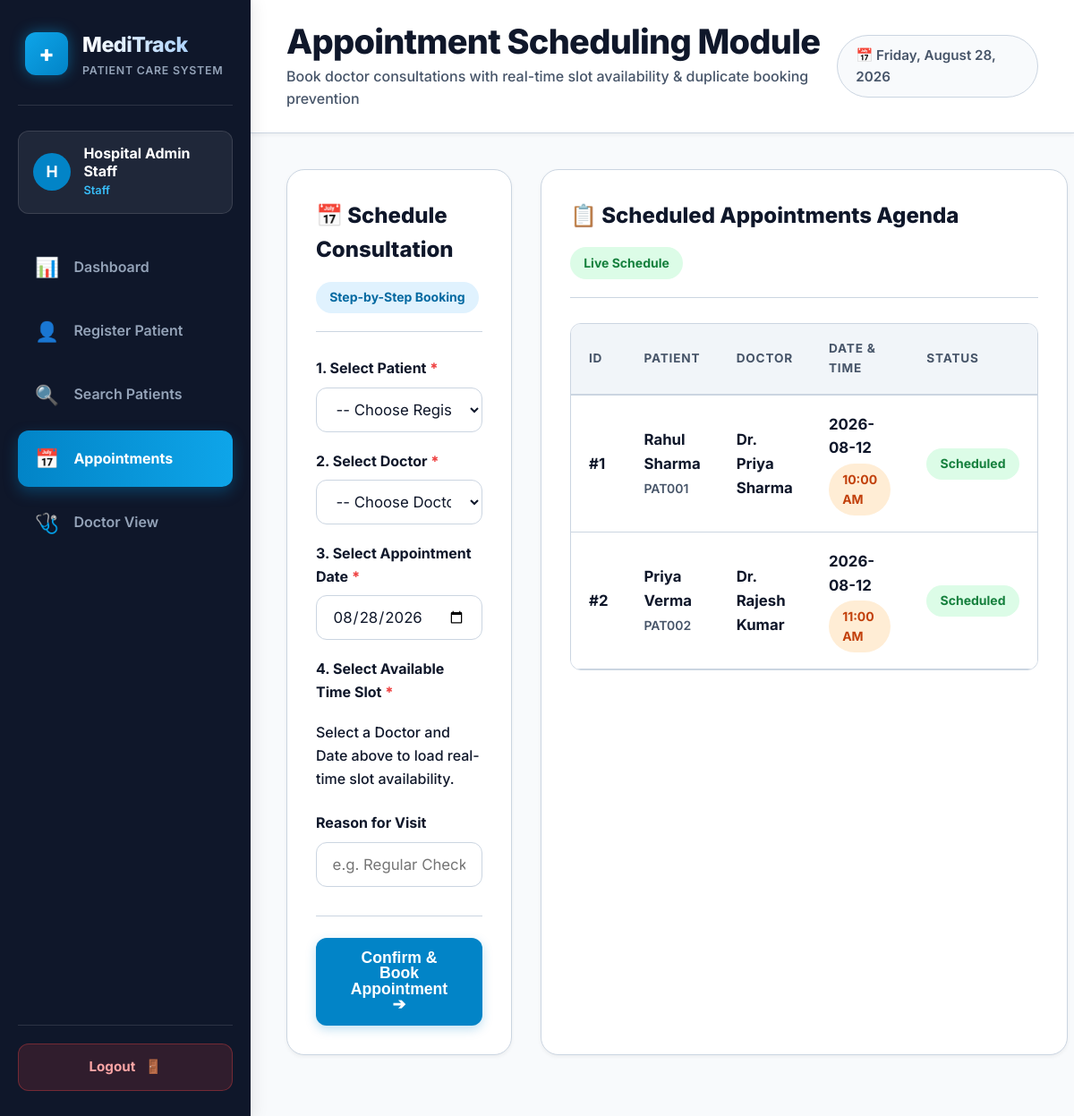
The app's page /appointments (signed in) with its own data.
### tables this page shows
CREATE TABLE appointments (
    appointment_id INTEGER PRIMARY KEY AUTOINCREMENT,
    patient_id TEXT NOT NULL,
    doctor_id TEXT NOT NULL,
    doctor_name TEXT NOT NULL,
    appointment_date TEXT NOT NULL, -- YYYY-MM-DD
    appointment_time TEXT NOT NULL, -- e.g. '09:00 AM'
    reason TEXT DEFAULT 'General Checkup',
    status TEXT NOT NULL DEFAULT 'Scheduled' CHECK(status IN ('Scheduled', 'Completed', 'Cancelled')),
    created_at TIMESTAMP DEFAULT CURRENT_TIMESTAMP,
    FOREIGN KEY (patient_id) REFERENCES patients(patient_id) ON DELETE CASCADE ON UPDATE CASCADE,
    FOREIGN KEY (doctor_id) REFERENCES doctors(doctor_id) ON DELETE CASCADE ON UPDATE CASCADE,
    -- Prevent duplicate bookings for same doctor, date, and time slot
    UNIQUE (doctor_id, appointment_date, appointment_time)
);

CREATE TABLE patients (
    patient_id TEXT PRIMARY KEY, -- e.g. PAT001, PAT002
    full_name TEXT NOT NULL,
    age INTEGER NOT NULL CHECK(age > 0 AND age < 130),
    gender TEXT NOT NULL,
    date_of_birth TEXT NOT NULL,
    phone TEXT NOT NULL,
    email TEXT NOT NULL,
    address TEXT NOT NULL,
    created_at TIMESTAMP DEFAULT CURRENT_TIMESTAMP
);

### app.py (the view, shortened to what this page needs)
@app.route('/appointments', methods=['GET', 'POST'])
@login_required
def appointments():
    conn = get_db()
    cursor = conn.cursor()
    cursor.execute("SELECT patient_id, full_name, phone FROM patients ORDER BY patient_id DESC;")
    patients_list = cursor.fetchall()
    cursor.execute("SELECT * FROM doctors ORDER BY name ASC;")
    doctors_list = cursor.fetchall()
    cursor.execute("""
        SELECT a.*, p.full_name as patient_name
        FROM appointments a
        JOIN patients p ON a.patient_id = p.patient_id
        ORDER BY a.appointment_date DESC, a.appointment_time ASC;
    """)
    appointments_list = cursor.fetchall()
    conn.close()
    selected_patient_id = request.args.get('patient_id', '')
    return render_template(
        'appointments.html',
        patients=patients_list,
        doctors=doctors_list,
        appointments_list=appointments_list,
        selected_patient_id=selected_patient_id,
        active_page='appointments'
    )

### app.py (called while the page is built)
@app.context_processor
def inject_global_vars():
    today = date.today()
    return {
        'current_date_display': today.strftime('%A, %B %d, %Y'),
        'today_str': today.strftime('%Y-%m-%d')
    }

def login_required(f):
    from functools import wraps
    @wraps(f)
    def decorated_function(*args, **kwargs):
        if 'user' not in session:
            flash("Please log in to access MediTrack.", "info")
            return redirect(url_for('login'))
        return f(*args, **kwargs)
    return decorated_function

### database/db.py (called while the page is built)
def get_db():
    conn = sqlite3.connect(DB_PATH)
    conn.row_factory = sqlite3.Row
    conn.execute("PRAGMA foreign_keys = ON;")
    return conn

### templates/appointments.html (shortened to what this page needs)
{% extends "base.html" %}
{% block page_title %}Appointment Scheduling Module{% endblock %}
{% block page_subtitle %}Book doctor consultations with real-time slot availability & duplicate booking prevention{% endblock %}
{% block content %}
<div class="profile-grid">
  <div class="card">
    <div class="card-header">
      <h2 class="card-title">📅 Schedule Consultation</h2>
      <span class="badge badge-blue">Step-by-Step Booking</span>
    </div>
    <form action="{{ url_for('appointments') }}" method="POST">
      <div class="form-group">
        <label class="form-label" for="patient_id">1. Select Patient <span class="required">*</span></label>
        <select id="patient_id" name="patient_id" class="form-control" required>
          <option value="">-- Choose Registered Patient --</option>
        </select>
      </div>
      <div class="form-group">
        <label class="form-label" for="doctor_id">2. Select Doctor <span class="required">*</span></label>
        <select id="doctor_id" name="doctor_id" class="form-control" required>
          <option value="">-- Choose Doctor --</option>
        </select>
      </div>
      <div class="form-group">
        <label class="form-label" for="appointment_date">3. Select Appointment Date <span class="required">*</span></label>
        <input type="date" id="appointment_date" name="appointment_date" class="form-control" min="{{ today_str }}" value="{{ today_str }}" required>
      </div>
      <div class="form-group">
        <label class="form-label">4. Select Available Time Slot <span class="required">*</span></label>
        <div id="slot-grid-container" class="slot-grid">
          <p class="text-muted" style="font-size:1rem; font-weight:500;">Select a Doctor and Date above to load real-time slot availability.</p>
        </div>
      </div>
      <div class="form-group" style="margin-top:1.5rem;">
        <label class="form-label" for="reason">Reason for Visit</label>
        <input type="text" id="reason" name="reason" class="form-control" placeholder="e.g. Regular Checkup, Fever, Consultation...">
      </div>
      <div style="margin-top:2rem; text-align:right; border-top:1px solid var(--border-color); padding-top:1.5rem;">
        <button type="submit" class="btn btn-primary" style="min-height:52px; padding:0.8rem 2rem; font-size:1.1rem;">
          Confirm & Book Appointment ➔
        </button>
      </div>
    </form>
  </div>
  <div class="card">
    <div class="card-header">
      <h2 class="card-title">📋 Scheduled Appointments Agenda</h2>
      <span class="badge badge-green">Live Schedule</span>
    </div>
    <div class="table-responsive">
      <table class="data-table">
        <thead>
          <tr>
            <th>ID</th>
            <th>Patient</th>
            <th>Doctor</th>
            <th>Date & Time</th>
            <th>Status</th>
          </tr>
        </thead>
        <tbody>
          {% for appt in appointments_list %}
          <tr>
            <td><strong>#{{ appt.appointment_id }}</strong></td>
            <td>
              <div><strong>{{ appt.patient_name }}</strong></div>
              <small style="color:var(--text-muted); font-weight:600;">{{ appt.patient_id }}</small>
            </td>
            <td>
              <div><strong>{{ appt.doctor_name }}</strong></div>
            </td>
            <td>
              <div><strong>{{ appt.appointment_date }}</strong></div>
              <span class="badge badge-orange" style="margin-top:0.25rem;">{{ appt.appointment_time }}</span>
            </td>
            <td>
              <span class="badge badge-green">{{ appt.status }}</span>
            </td>
          </tr>
          {% else %}
          <tr>
            <td colspan="5" style="text-align:center; padding:2.5rem; color:var(--text-muted);">No appointments booked yet.</td>
          </tr>
          {% endfor %}
        </tbody>
      </table>
    </div>
  </div>
</div>
{% endblock %}

### templates/base.html (shortened to what this page needs)
<!DOCTYPE html>
<html lang="en">
<head>
  <link rel="stylesheet" href="{{ url_for('static', filename='css/style.css') }}">
</head>
<body>
<div class="app-container">
  <aside class="sidebar">
    <div class="brand-header">
      <div class="brand-logo">+</div>
      <div>
        <div class="brand-title">MediTrack</div>
        <div class="brand-subtitle">Patient Care System</div>
      </div>
    </div>
    {% if session.get('user') %}
    <div class="user-badge">
      <div class="user-avatar">{{ session['user']['full_name'][0] | upper }}</div>
      <div class="user-info">
        <div class="user-name">{{ session['user']['full_name'] }}</div>
        <div class="user-role">{{ session['user']['role'] }}</div>
      </div>
    </div>
    {% endif %}
    <ul class="nav-menu">
      <li class="nav-item {% if active_page == 'dashboard' %}active{% endif %}">
        <a href="{{ url_for('dashboard') }}">
          <span class="nav-icon">📊</span>
          <span>Dashboard</span>
        </a>
      </li>
      {% if session.get('user') and session['user']['role'] in ['staff', 'patient'] %}
      <li class="nav-item {% if active_page == 'register' %}active{% endif %}">
        <a href="{{ url_for('register') }}">
          <span class="nav-icon">👤</span>
          <span>Register Patient</span>
        </a>
      </li>
      {% endif %}
      <li class="nav-item {% if active_page == 'search' %}active{% endif %}">
        <a href="{{ url_for('search') }}">
          <span class="nav-icon">🔍</span>
          <span>Search Patients</span>
        </a>
      </li>
      <li class="nav-item {% if active_page == 'appointments' %}active{% endif %}">
        <a href="{{ url_for('appointments') }}">
          <span class="nav-icon">📅</span>
          <span>Appointments</span>
        </a>
      </li>
      {% if session.get('user') and session['user']['role'] in ['staff', 'doctor'] %}
      <li class="nav-item {% if active_page == 'doctor' %}active{% endif %}">
        <a href="{{ url_for('doctor_view') }}">
          <span class="nav-icon">🩺</span>
          <span>Doctor View</span>
        </a>
      </li>
      {% endif %}
    </ul>
    <div class="nav-footer">
      {% if session.get('user') %}
      <a href="{{ url_for('logout') }}" class="btn-logout">
        <span>Logout</span> 🚪
      </a>
      {% else %}
      <a href="{{ url_for('login') }}" class="btn-logout" style="background-color:rgba(14,165,233,0.2); color:#38bdf8; border-color:rgba(14,165,233,0.3);">
        <span>Login</span> 🔑
      </a>
      {% endif %}
    </div>
  </aside>
  <main class="main-content">
    <header class="top-bar">
      <div>
        <h1 class="page-title">{% block page_title %}Dashboard{% endblock %}</h1>
        <p class="page-description">{% block page_subtitle %}Integrated Patient Care Management System{% endblock %}</p>
      </div>
      <div class="current-date">
        📅 {{ current_date_display }}
      </div>
    </header>
    <div class="content-body">
      {% block content %}{% endblock %}
    </div>
  </main>
</div>
</body>
</html>

### records on screen
appointments: appointment_id "1", patient_name "Rahul Sharma", patient_id "PAT001", doctor_name "Dr. Priya Sharma", appointment_date "2026-08-12", appointment_time "10:00 AM", status "Scheduled"
appointments: appointment_id "2", patient_name "Priya Verma", patient_id "PAT002", doctor_name "Dr. Rajesh Kumar", appointment_date "2026-08-12", appointment_time "11:00 AM", status "Scheduled"

### other values on screen
{{ session['user']['full_name'][0] | upper }} "H"
{{ session['user']['full_name'] }} "Hospital Admin Staff"
{{ session['user']['role'] }} "Staff"
